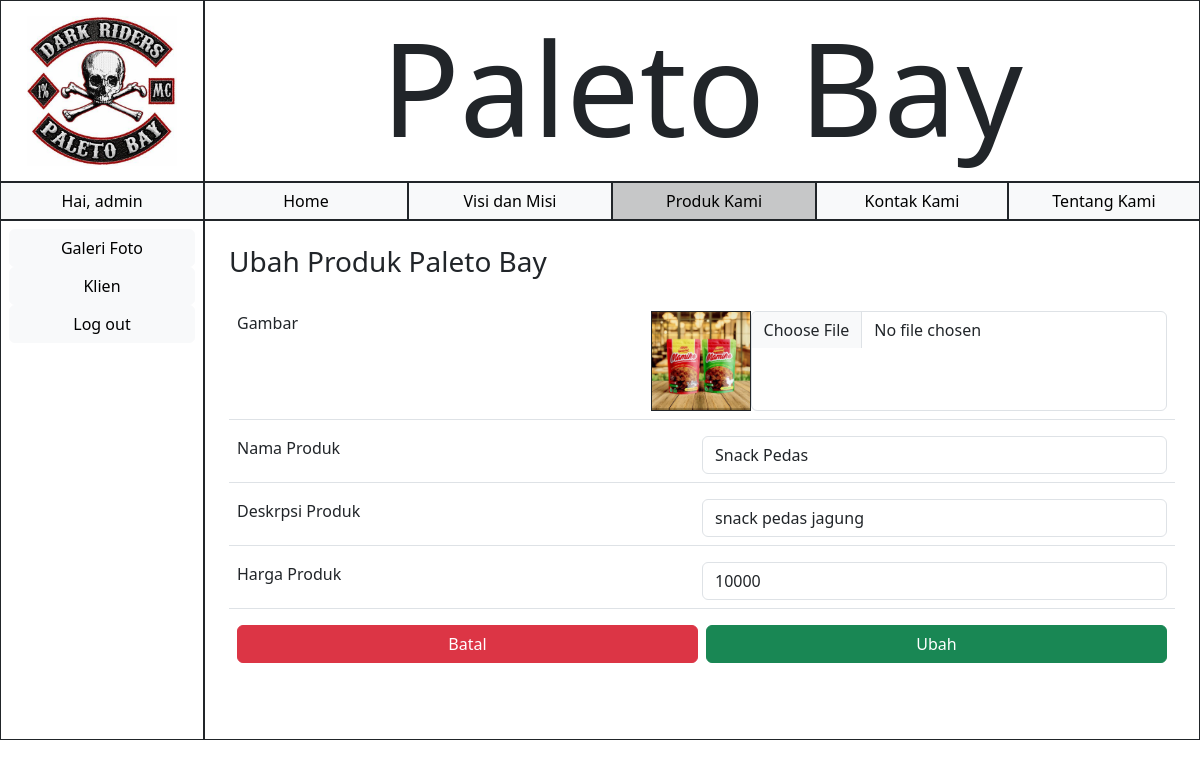
Screenshot of /pages/produkUbah.php?id=1 (signed in) with the database file from the repository.
### tables this page shows
CREATE TABLE `produk` (
  `id` int(11) NOT NULL,
  `gambar` varchar(50) NOT NULL,
  `nama_produk` varchar(50) NOT NULL,
  `deskripsi_produk` text NOT NULL,
  `harga` varchar(20) NOT NULL
);

### pages/produkUbah.php (the view, shortened to what this page needs)
<?php
include "../util/connection.php";
if (isset($_GET['id'])) {
    $id = $_GET['id'];
    $q = mysqli_query($conn, "SELECT * FROM produk WHERE id = $id");
    $oldProduk = mysqli_fetch_assoc($q);
}
?>
<!DOCTYPE html>
<html lang="en">
<head>
    <link rel="stylesheet" href="../bootstrap-5.3.3-dist/css/bootstrap.min.css">
</head>
<body class="vh-100">
    <div class="d-flex w-100">
        <div class="p-2 border border-dark d-flex justify-content-center align-items-center" style="width: 17%;">
            <img src="../assets/Paleto-bay-logo.jpg" alt="rocklee.png" style="width: 150px; height: 150px;">
        </div>
        <div class="p-2 border border-dark" style="width: 83%;">
            <h1 class="text-dark text-center" style="font-size: 130px;">Paleto Bay</h1>
        </div>
    </div>
    <nav class="w-100 d-flex">
        <a href="home.php" class="border border-dark rounded-0 text-decoration-none btn btn-light " style="width: 17%;">Hai, <?= $_SESSION['user']['nama'] ?></a>
        <a href="home.php" class="border border-dark rounded-0 text-decoration-none btn btn-light " style="width: 17%;">Home</a>
        <a href="visiMisi.php" class="border border-dark rounded-0 text-decoration-none btn btn-light " style="width: 17%;">Visi dan Misi</a>
        <a href="produkKami.php" class="border border-dark rounded-0 text-decoration-none btn btn-light active" style="width: 17%;">Produk Kami</a>
        <a href="kontak.php" class="border border-dark rounded-0 text-decoration-none btn btn-light " style="width: 16%;">Kontak Kami</a>
        <a href="about.php" class="border border-dark rounded-0 text-decoration-none btn btn-light" style="width: 16%;">Tentang Kami</a>
    </nav>
    <div class="w-100 d-flex" style="height: 65vh;">
        <aside class="border border-dark d-flex flex-column p-2" style="width: 17%;">
            <a href="galeriFoto.php" class="text-decoration-none btn btn-light">Galeri Foto</a>
            <a href="klien.php" class="text-decoration-none btn btn-light ">Klien</a>
            <a href="../util/logout.php" class="text-decoration-none btn btn-light">Log out</a>
        </aside>
        <main class="text-justify border border-dark p-4 position-absolute top-70 end-0 overflow-y-auto" style="width: 83%; height:65vh">
            <h3 class="mb-4">Ubah Produk Paleto Bay</h3>
            <form action="" method="POST">
                <div class="d-flex border-bottom mb-2 p-2 ">
                    <label for="gambar" class="w-50">Gambar</label>
                    <img src="../assets/produk/<?= $oldProduk['gambar'] ?>" alt="<?= $oldProduk['gambar'] ?>" class="border border-dark" style="width: 100px; height:100px">
                    <input type="file" name="gambar" id="gambar" class="form-control w-50">
                </div>
                <div class="d-flex border-bottom mb-2 p-2">
                    <label for="nProduk" class="w-50">Nama Produk</label>
                    <input type="text" name="nProduk" id="nProduk" class="form-control w-50" value="<?= $oldProduk['nama_produk'] ?>">
                </div>
                <div class="d-flex border-bottom mb-2 p-2">
                    <label for="dProduk" class="w-50">Deskrpsi Produk</label>
                    <input type="text" name="dProduk" id="dProduk" class="form-control w-50" value="<?= $oldProduk['deskripsi_produk'] ?>">
                </div>
                <div class="d-flex border-bottom mb-2 p-2">
                    <label for="hProduk" class="w-50">Harga Produk</label>
                    <input type="number" name="hProduk" id="hProduk" class="form-control w-50" value="<?= $oldProduk['harga'] ?>">
                </div>
                <div class="d-flex gap-2 mb-2 p-2">
                    <a href="produkKami.php" class="w-50 btn btn-danger">Batal</a>
                    <button name="btn-submit" class="w-50 btn btn-success">Ubah</button>
                </div>
            </form>
        </main>
    </div>
</body>
</html>

### rows the page displays
produk: gambar (picture), nProduk "Snack Pedas", dProduk "snack pedas jagung", hProduk "10000"

### other values shown
$_SESSION['user']['nama'] "admin"
